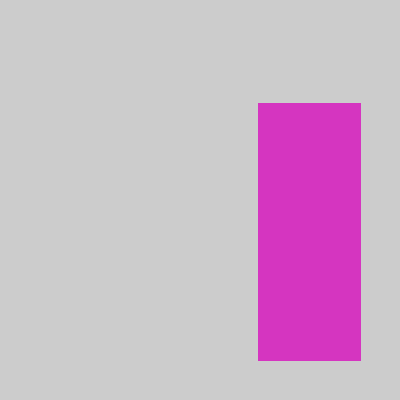
Frame 1 (no input)
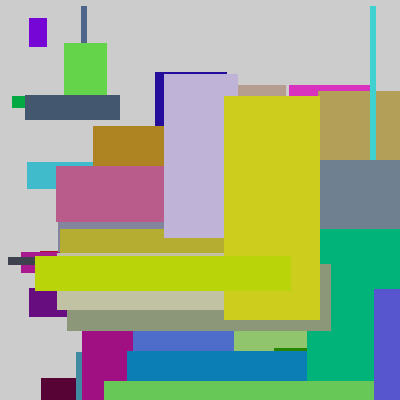
Frame 60 (the mouse pressed at the canvas centre just before this capture)
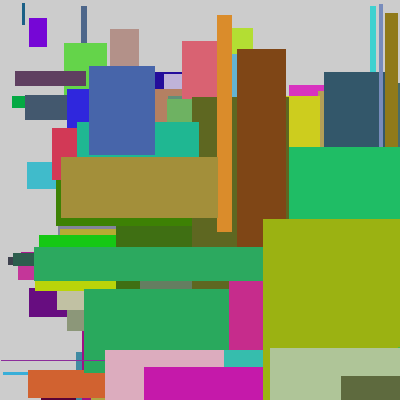
Frame 120 (the mouse held since frame 60 and released just before this capture)

The Processing sketch that drew these frames (run headless with seeded random() and noise(); from frame 60 on, the mouse is pressed at the canvas centre):

// Processing sketch: Exercise_21_2
// ── Exercise_21_2.pde
//Extend the function created for exercise 1 by creating more parameters to control additional aspects of its form.


void setup(){
  size(400,400);
  noStroke();
  
}

void draw (){
  frameRate (15);
  
  int randomX=int(random(400));
  int randomY=int(random(400));
  
  int r=floor(random(0,224));
  int g=floor(random(0,224));
  int b=floor(random(0,224));
  fill(r,g,b);
  
  rect(randomX,randomY,randomY,randomX);
  
}
